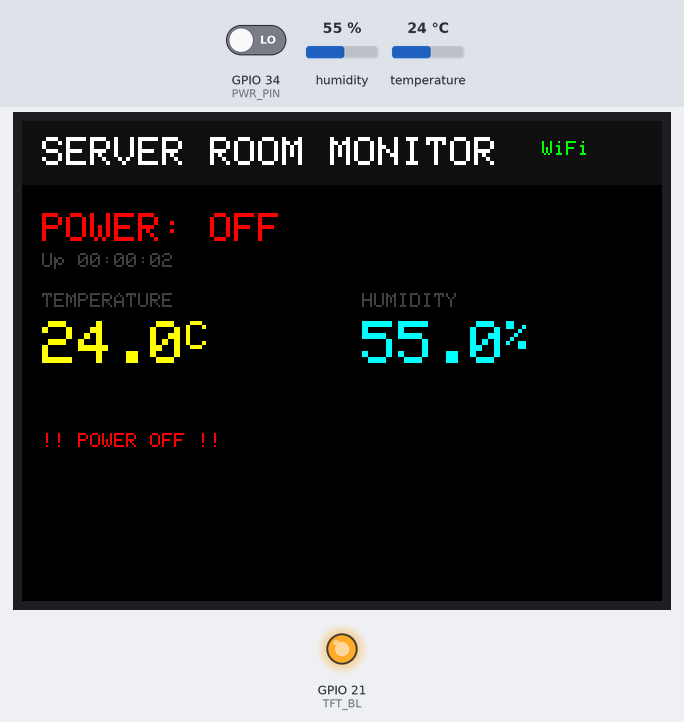
Bench run of a program on a simulated ESP32. On the bench: 320×240 colour display, output pins drawn as LEDs (lit = HIGH). The test bench sets the inputs (shaded band); at power-on: GPIO 34 (PWR_PIN) LOW, humidity 55 %, temperature 24 °C. WiFi joins after 1.5 s; servers stay silent unless stated; uploads are accepted with an empty reply; web services answer with replies made up by the test bench; what the program prints to the serial monitor is not drawn.

Above: at 3.1 s.
3.2 s: GPIO 34 (PWR_PIN) driven HIGH
At 6.8 s:
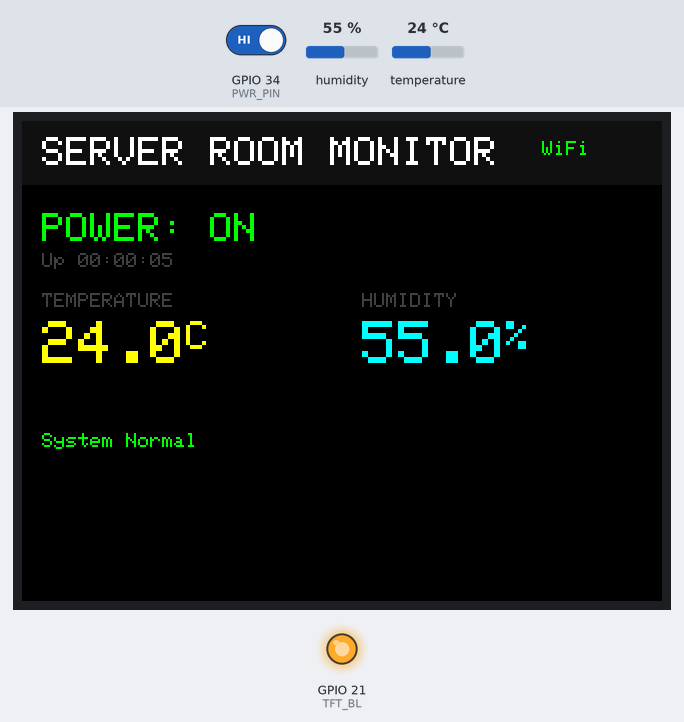
10.5 s: humidity set to 22 %
At 20.3 s:
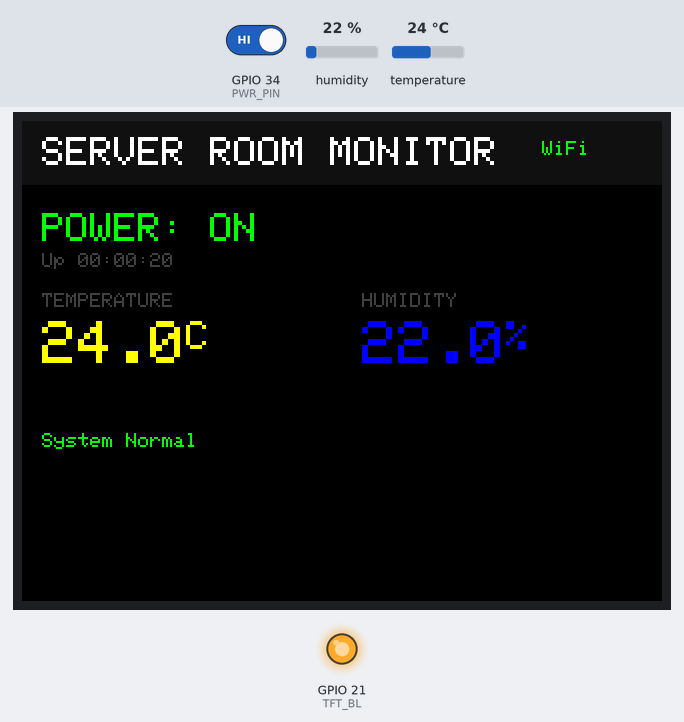
20.4 s: temperature set to 41 °C
At 26.5 s:
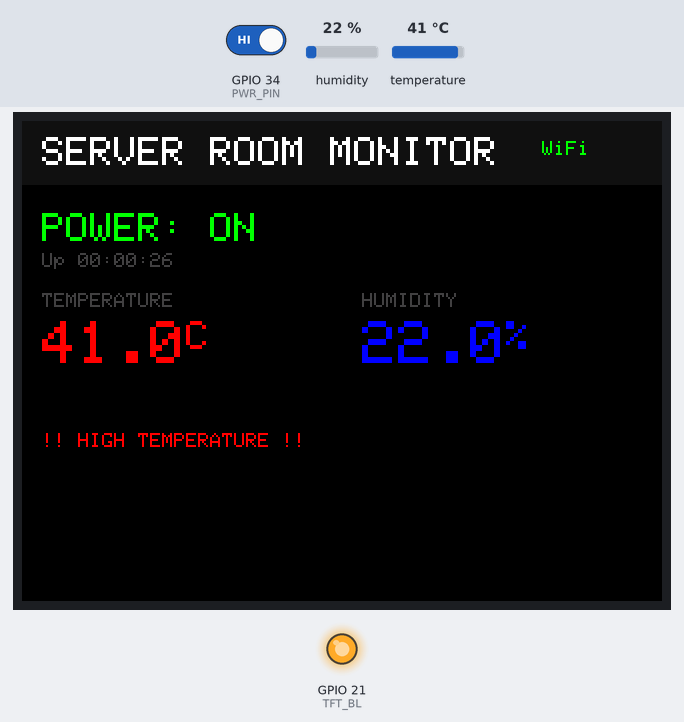
30.3 s: humidity set to 88 %
At 36.4 s:
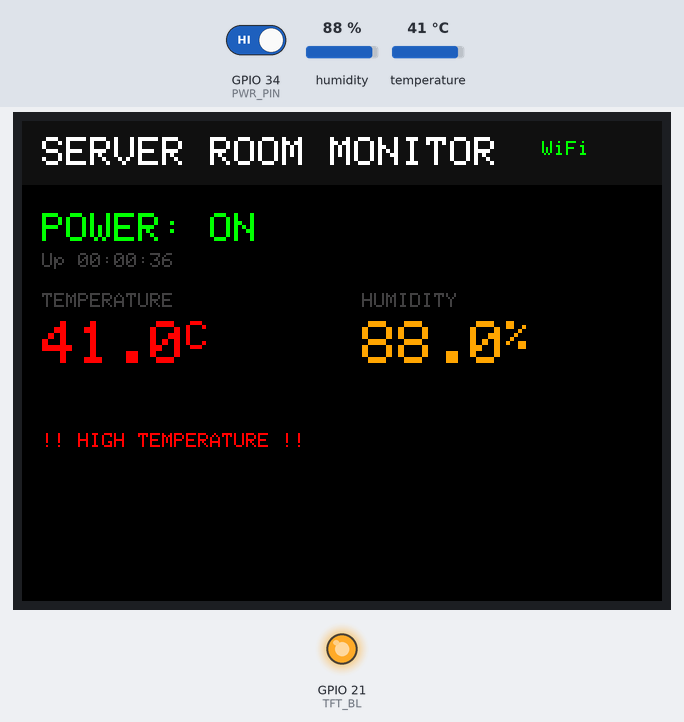
40.2 s: temperature set to 12 °C
At 46.9 s:
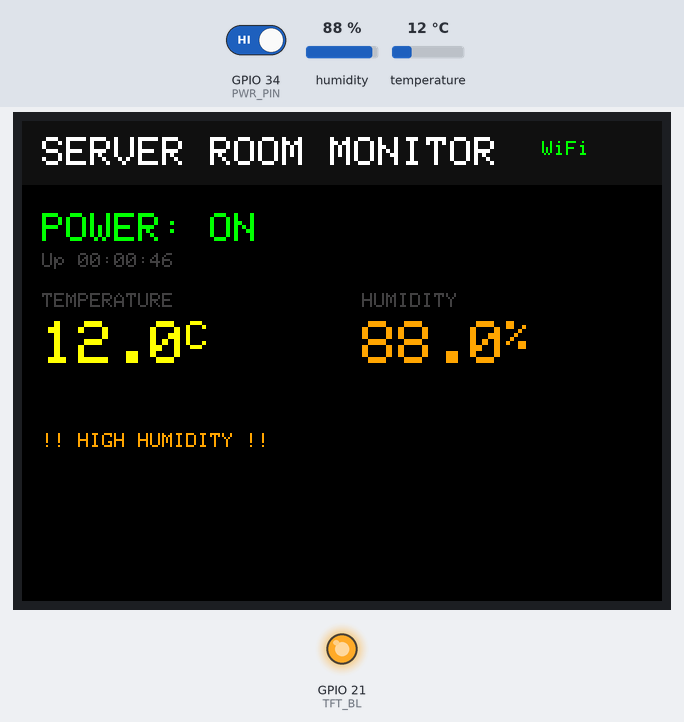
50.1 s: GPIO 34 (PWR_PIN) driven LOW
At 55.9 s:
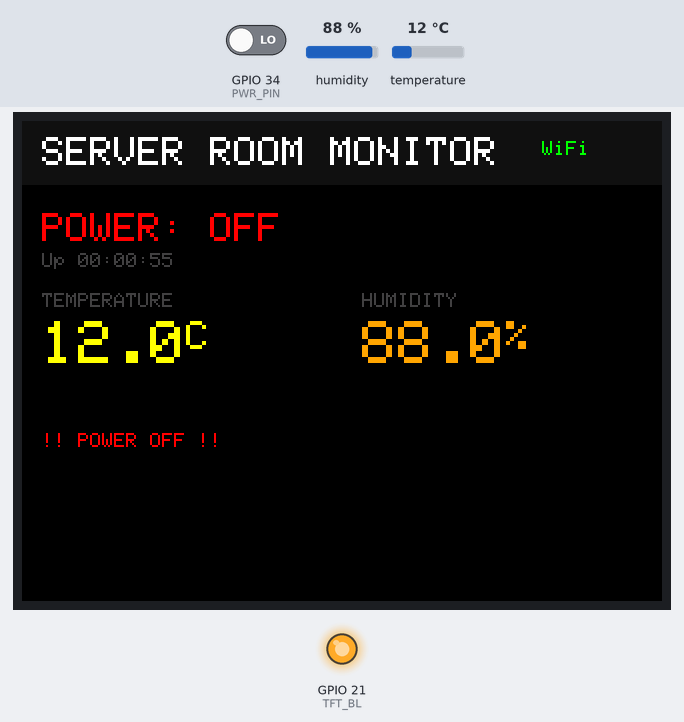
Timing chart, 0 to 56.5 s (numbered marks = the images above; inputs shaded):
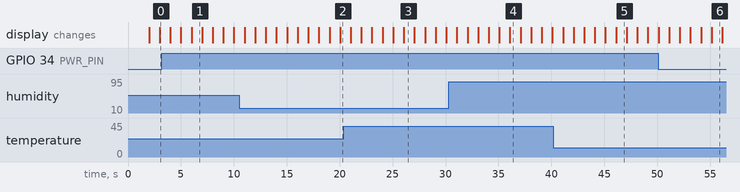

Measured:
- after the input at 3.2 s, the display: first differs from a run without the input after 2.8 s (image 1)
- after the input at 10.5 s, the display: first differs from a run without the input after 5.5 s (image 2 shows a later state)
- after the input at 20.4 s, the display: first differs from a run without the input after 5.7 s (image 3)
- after the input at 30.3 s, the display: first differs from a run without the input after 5.8 s (image 4)
- after the input at 40.2 s, the display: first differs from a run without the input after 5.9 s (image 5)

The program:

main.cpp
```cpp
/*
 * ============================================================
 *  Server Room Monitor — ESP32-243S028 (CYD)
 *  ============================================================
 *
 *  Features:
 *    - DHT22: อุณหภูมิ + ความชื้น
 *    - Optocoupler: ตรวจไฟมา/ดับ
 *    - Firebase Realtime Database
 *    - Telegram notifications
 *    - TFT display (built-in)
 *
 *  Wiring:
 *    - DHT22 DATA → GPIO 4
 *    - Optocoupler OUT → GPIO 34
 */

#include <Arduino.h>
#include <WiFi.h>
#include <HTTPClient.h>
#include <ArduinoJson.h>
#include <SPI.h>
#include <Adafruit_GFX.h>
#include <Adafruit_ILI9341.h>
#include <DHT.h>
#include "config.h"

// ============================================================
//  Objects
// ============================================================
Adafruit_ILI9341 tft(TFT_CS, TFT_DC, TFT_RST);
DHT dht(DHT_PIN, DHT_TYPE);

// ============================================================
//  State
// ============================================================
struct SensorData {
    float temp;
    float humid;
    bool power;
    bool valid;
    unsigned long ts;
};

SensorData cur  = {0, 0, false, false, 0};
SensorData prev = {0, 0, false, false, 0};

unsigned long tSensor  = 0;
unsigned long tFirebase = 0;
unsigned long tDisplay  = 0;
unsigned long tAlert    = 0;
unsigned long tBoot     = 0;
bool wifiOk = false;

// ============================================================
//  WiFi
// ============================================================
void wifiConnect() {
    Serial.printf("[WiFi] Connecting to %s\n", WIFI_SSID);
    WiFi.mode(WIFI_STA);

#ifdef WIFI_ENTERPRISE
    // WPA2-Enterprise (identity, username, password)
    WiFi.begin(WIFI_SSID, WPA2_AUTH_PEAP, WIFI_USERNAME, WIFI_USERNAME, WIFI_PASSWORD);
#else
    // Normal WiFi (password only)
    WiFi.begin(WIFI_SSID, WIFI_PASSWORD);
#endif

    unsigned long start = millis();
    while (WiFi.status() != WL_CONNECTED && millis() - start < 30000) {
        delay(500);
        Serial.print(".");
    }

    wifiOk = (WiFi.status() == WL_CONNECTED);
    Serial.printf("\n[WiFi] %s IP: %s\n",
                  wifiOk ? "OK" : "FAIL",
                  wifiOk ? WiFi.localIP().toString().c_str() : "N/A");
}

// ============================================================
//  Sensor
// ============================================================
void readSensor() {
    float h = dht.readHumidity();
    float t = dht.readTemperature();

    if (isnan(h) || isnan(t)) {
        Serial.println("[DHT] Read failed");
        cur.valid = false;
    } else {
        cur.temp  = t;
        cur.humid = h;
        cur.valid = true;
        Serial.printf("[DHT] T=%.1f°C H=%.1f%%\n", t, h);
    }

    cur.power = (digitalRead(PWR_PIN) == HIGH);
    cur.ts    = millis();

    Serial.printf("[PWR] %s\n", cur.power ? "ON" : "OFF");
}

// ============================================================
//  Firebase
// ============================================================
bool firebasePut() {
    if (!wifiOk) return false;

    HTTPClient http;
    String url = "https://" + String(FIREBASE_HOST)
                 + "/server_monitor.json?auth=" + FIREBASE_AUTH;

    StaticJsonDocument<256> doc;
    doc["temperature"] = round(cur.temp * 10.0) / 10.0;
    doc["humidity"]    = round(cur.humid * 10.0) / 10.0;
    doc["powerOn"]     = cur.power;
    doc["valid"]       = cur.valid;
    doc["uptime"]      = (millis() - tBoot) / 1000;
    doc["timestamp"]   = millis();

    String payload;
    serializeJson(doc, payload);

    http.begin(url);
    http.addHeader("Content-Type", "application/json");
    int code = http.PUT(payload);
    http.end();

    Serial.printf("[Firebase] PUT %d\n", code);
    return (code == 200);
}

bool firebaseHistory() {
    if (!wifiOk) return false;

    HTTPClient http;
    String url = "https://" + String(FIREBASE_HOST)
                 + "/server_monitor_history.json?auth=" + FIREBASE_AUTH;

    StaticJsonDocument<192> doc;
    doc["temperature"] = round(cur.temp * 10.0) / 10.0;
    doc["humidity"]    = round(cur.humid * 10.0) / 10.0;
    doc["powerOn"]     = cur.power;
    doc["ts"]          = millis();

    String payload;
    serializeJson(doc, payload);

    http.begin(url);
    http.addHeader("Content-Type", "application/json");
    int code = http.POST(payload);
    http.end();

    return (code == 200);
}

// ============================================================
//  Telegram
// ============================================================
bool tgSend(const String& msg) {
    if (!wifiOk) return false;

    HTTPClient http;
    String url = "https://api.telegram.org/bot" + String(TELEGRAM_BOT) + "/sendMessage";

    StaticJsonDocument<384> doc;
    doc["chat_id"]    = TELEGRAM_CHAT;
    doc["text"]       = msg;
    doc["parse_mode"] = "HTML";

    String payload;
    serializeJson(doc, payload);

    http.begin(url);
    http.addHeader("Content-Type", "application/json");
    int code = http.POST(payload);
    http.end();

    Serial.printf("[Telegram] %d\n", code);
    return (code == 200);
}

void checkAlerts() {
    unsigned long now = millis();
    if (now - tAlert < 60000) return;  // cooldown 1 min

    // ไฟดับ
    if (!cur.power && prev.power) {
        String m = "🔴 <b>ไฟฟ้าดับ!</b>\n";
        m += "📍 ห้อง Server\n";
        if (cur.valid) {
            m += "🌡️ " + String(cur.temp, 1) + "°C  💧 " + String(cur.humid, 1) + "%\n";
        }
        m += "⚠️ ตรวจสอบ UPS";
        tgSend(m);
        tAlert = now;
    }

    // ไฟมา
    if (cur.power && !prev.power) {
        String m = "🟢 <b>ไฟฟ้ากลับมาแล้ว!</b>\n";
        m += "📍 ห้อง Server\n";
        if (cur.valid) {
            m += "🌡️ " + String(cur.temp, 1) + "°C  💧 " + String(cur.humid, 1) + "%\n";
        }
        tgSend(m);
        tAlert = now;
    }

    // อุณหภูมิเกิน
    if (cur.valid && cur.temp > TEMP_HIGH && (now - tAlert > 300000)) {
        String m = "🌡️ <b>อุณหภูมิสูง!</b>\n";
        m += "🌡️ <b>" + String(cur.temp, 1) + "°C</b>\n";
        m += "💧 " + String(cur.humid, 1) + "%\n";
        m += "⚠️ ตรวจสอบระบบระบายความร้อน";
        tgSend(m);
        tAlert = now;
    }

    prev = cur;
}

// ============================================================
//  Display
// ============================================================
#define C_BG      0x0000
#define C_HEADER  0x1082
#define C_TEXT    0xFFFF
#define C_DIM     0x4208
#define C_GREEN   0x07E0
#define C_RED     0xF800
#define C_YELLOW  0xFFE0
#define C_CYAN    0x07FF
#define C_ORANGE  0xFD20

void dspInit() {
    SPI.begin(TFT_SCLK_PIN, -1, TFT_MOSI_PIN, -1);
    tft.begin();
    tft.setRotation(1);
    tft.fillScreen(C_BG);
    tft.setTextColor(C_TEXT);
    tft.setTextSize(2);
    tft.setCursor(10, 10);
    tft.print("SERVER ROOM");
}

void dspHeader() {
    tft.fillRect(0, 0, 320, 32, C_HEADER);
    tft.setTextSize(2);
    tft.setTextColor(C_TEXT);
    tft.setCursor(10, 8);
    tft.print("SERVER ROOM MONITOR");

    // WiFi status
    tft.setTextSize(1);
    tft.setTextColor(wifiOk ? C_GREEN : C_RED);
    tft.setCursor(260, 10);
    tft.print(wifiOk ? "WiFi" : "NO WiFi");
}

void dspPower() {
    int y = 38;
    tft.fillRect(0, y, 320, 40, C_BG);

    tft.setTextSize(2);
    tft.setCursor(10, y + 8);

    if (cur.power) {
        tft.setTextColor(C_GREEN);
        tft.print("POWER: ON ");
    } else {
        tft.setTextColor(C_RED);
        tft.print("POWER: OFF");
    }

    // Uptime
    unsigned long sec = (millis() - tBoot) / 1000;
    int h = sec / 3600;
    int m = (sec % 3600) / 60;
    int s = sec % 60;
    char buf[16];
    snprintf(buf, sizeof(buf), "%02d:%02d:%02d", h, m, s);

    tft.setTextSize(1);
    tft.setTextColor(C_DIM);
    tft.setCursor(10, y + 28);
    tft.print("Up ");
    tft.print(buf);
}

void dspTemp() {
    int y = 84;
    tft.fillRect(0, y, 160, 60, C_BG);

    tft.setTextSize(1);
    tft.setTextColor(C_DIM);
    tft.setCursor(10, y + 2);
    tft.print("TEMPERATURE");

    if (cur.valid) {
        uint16_t c = C_YELLOW;
        if (cur.temp > TEMP_HIGH) c = C_RED;
        else if (cur.temp < TEMP_LOW) c = 0x001F;

        tft.setTextSize(3);
        tft.setTextColor(c);
        tft.setCursor(10, y + 16);
        tft.printf("%.1f", cur.temp);
        tft.setTextSize(2);
        tft.print("C");
    } else {
        tft.setTextSize(2);
        tft.setTextColor(C_ORANGE);
        tft.setCursor(10, y + 20);
        tft.print("N/A");
    }
}

void dspHumid() {
    int y = 84;
    tft.fillRect(160, y, 160, 60, C_BG);

    tft.setTextSize(1);
    tft.setTextColor(C_DIM);
    tft.setCursor(170, y + 2);
    tft.print("HUMIDITY");

    if (cur.valid) {
        uint16_t c = C_CYAN;
        if (cur.humid > HUMID_HIGH) c = C_ORANGE;
        else if (cur.humid < HUMID_LOW) c = 0x001F;

        tft.setTextSize(3);
        tft.setTextColor(c);
        tft.setCursor(170, y + 16);
        tft.printf("%.1f", cur.humid);
        tft.setTextSize(2);
        tft.print("%");
    } else {
        tft.setTextSize(2);
        tft.setTextColor(C_ORANGE);
        tft.setCursor(170, y + 20);
        tft.print("N/A");
    }
}

void dspStatus() {
    int y = 152;
    tft.fillRect(0, y, 320, 20, C_BG);

    tft.setTextSize(1);
    tft.setCursor(10, y + 4);

    if (!cur.power) {
        tft.setTextColor(C_RED);
        tft.print("!! POWER OFF !!");
    } else if (cur.valid && cur.temp > TEMP_HIGH) {
        tft.setTextColor(C_RED);
        tft.print("!! HIGH TEMPERATURE !!");
    } else if (cur.valid && cur.humid > HUMID_HIGH) {
        tft.setTextColor(C_ORANGE);
        tft.print("!! HIGH HUMIDITY !!");
    } else {
        tft.setTextColor(C_GREEN);
        tft.print("System Normal");
    }
}

// ============================================================
//  Setup
// ============================================================
void setup() {
    Serial.begin(115200);
    Serial.println("\n=== Server Room Monitor ===\n");

    tBoot = millis();

    // Pins
    pinMode(PWR_PIN, INPUT_PULLDOWN);
    pinMode(TFT_BL, OUTPUT);
    digitalWrite(TFT_BL, HIGH);

    // Init
    dspInit();
    dht.begin();

    // WiFi
    wifiConnect();

    // Print MAC address
    Serial.printf("[WiFi] MAC Address: %s\n", WiFi.macAddress().c_str());

    // First read
    readSensor();

    // Boot message
    if (wifiOk) {
        String m = "🤖 <b>Server Room Monitor</b> started\n";
        m += "🌡️ " + String(cur.temp, 1) + "°C\n";
        m += "💧 " + String(cur.humid, 1) + "%\n";
        m += "⚡ " + String(cur.power ? "ON" : "OFF");
        tgSend(m);
    }

    Serial.println("=== Ready ===\n");
}

// ============================================================
//  Loop
// ============================================================
void loop() {
    unsigned long now = millis();

    // WiFi reconnect
    static unsigned long tWifi = 0;
    if (now - tWifi > WIFI_MS) {
        if (WiFi.status() != WL_CONNECTED) {
            wifiOk = false;
            WiFi.reconnect();
            delay(1000);
            wifiOk = (WiFi.status() == WL_CONNECTED);
        }
        tWifi = now;
    }

    // Sensor
    if (now - tSensor >= SENSOR_MS) {
        readSensor();
        checkAlerts();
        tSensor = now;
    }

    // Firebase
    if (now - tFirebase >= FIREBASE_MS) {
        firebasePut();
        tFirebase = now;

        static unsigned long tHist = 0;
        if (now - tHist >= HISTORY_MS) {
            firebaseHistory();
            tHist = now;
        }
    }

    // Display
    if (now - tDisplay >= DISPLAY_MS) {
        dspHeader();
        dspPower();
        dspTemp();
        dspHumid();
        dspStatus();
        tDisplay = now;
    }

    delay(10);
}
```

config.h
```cpp
/*
 * ============================================================
 *  config.h — Server Room Monitor
 *  ตั้งค่าทั้งหมดอยู่ในไฟล์นี้
 * ============================================================
 */

#ifndef CONFIG_H
#define CONFIG_H

// ============================================================
//  WiFi
// ============================================================
#define WIFI_SSID       "Thanyarak"
#define WIFI_PASSWORD   "Confrernce"

// WPA2-Enterprise (ต้องใส่ username)
#define WIFI_ENTERPRISE
#define WIFI_USERNAME   "Confrernce"

// ============================================================
//  Firebase
// ============================================================
#define FIREBASE_HOST   "server-room-28b3a-default-rtdb"
#define FIREBASE_AUTH   "v12Ey1pJmts1wkpnSdVfC5B09sJY092huJ2QW9Wb"

// ============================================================
//  Telegram
// ============================================================
#define TELEGRAM_BOT    "7905485976:AAH7qMGV92xC79dlQDWGICcsQiAyRYdjQag"
#define TELEGRAM_CHAT   "7516582701"

// ============================================================
//  Pin Mapping (CYD-2432S028R)
// ============================================================
// TFT Display (built-in)
#define TFT_CS     15
#define TFT_DC     2
#define TFT_RST    12
#define TFT_BL     21
#define TFT_MOSI_PIN 13
#define TFT_SCLK_PIN 14

// Touch (built-in)
#define TOUCH_CS  33
#define TOUCH_IRQ 36

// Sensors
#define DHT_PIN   4       // DHT22 data
#define DHT_TYPE  DHT22
#define PWR_PIN   34      // Optocoupler (input only)

// ============================================================
//  Thresholds
// ============================================================
#define TEMP_HIGH    35.0   // °C
#define TEMP_LOW     10.0   // °C
#define HUMID_HIGH   80.0   // %
#define HUMID_LOW    30.0   // %

// ============================================================
//  Timing (ms)
// ============================================================
#define SENSOR_MS     5000
#define FIREBASE_MS  10000
#define DISPLAY_MS   1000
#define WIFI_MS      30000
#define HISTORY_MS   60000

#endif
```
